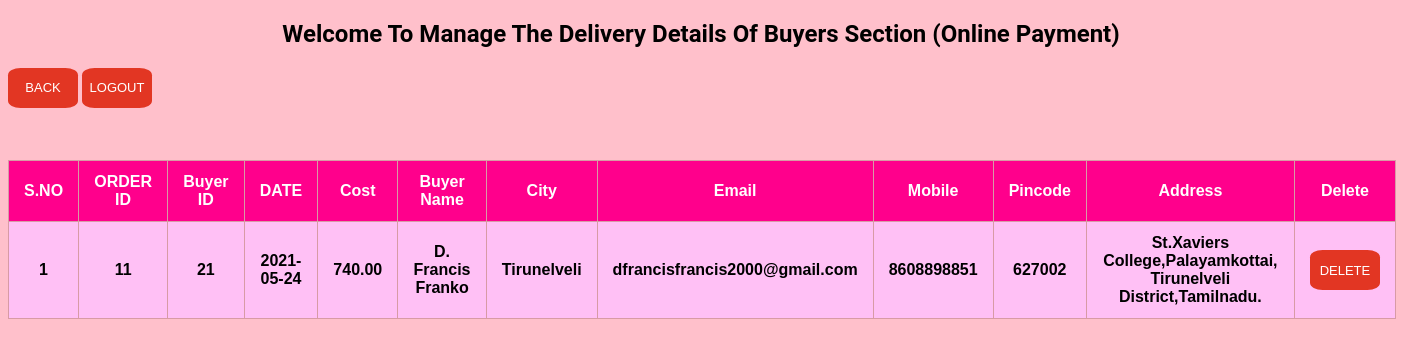
The page /Admin/boptransaction_view.php on the database as committed earlier.
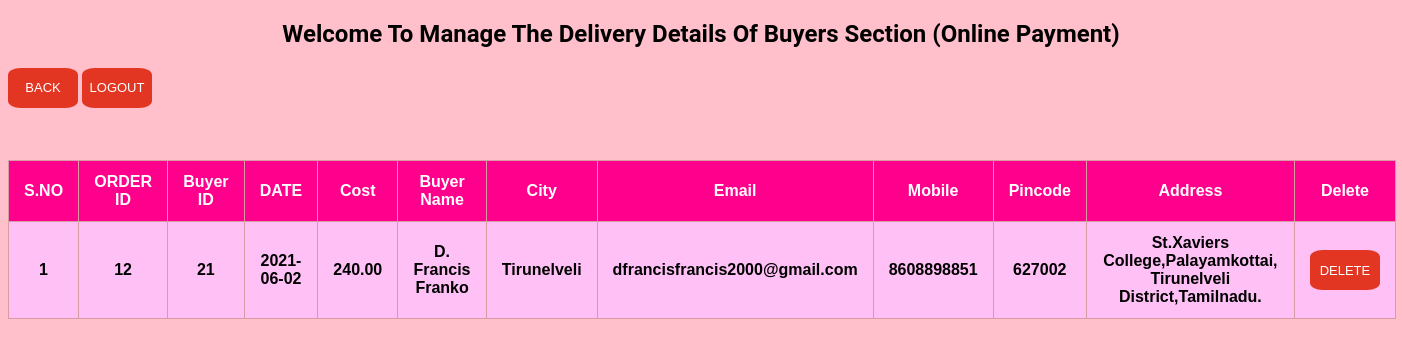
The same page on the database as committed later.
### tables this page shows
CREATE TABLE `boptransaction` (
  `tid` int(10) NOT NULL,
  `bid` int(10) NOT NULL,
  `dod` date DEFAULT NULL,
  `cost` text NOT NULL,
  `name` varchar(255) NOT NULL,
  `city` varchar(255) NOT NULL,
  `mobile` varchar(255) NOT NULL,
  `email` varchar(255) NOT NULL,
  `pincode` varchar(255) NOT NULL,
  `addr` varchar(255) NOT NULL
);

### Admin/boptransaction_view.php (the view, shortened to what this page needs)
<!DOCTYPE html>
<html>
<head>
</head>
<body>
<h2> Welcome To Manage The Delivery Details Of Buyers Section (Online Payment)</h2>
<a href="panel.php"><button class="btn2">Back</button></a>
<a href="logout.php"><button class="btn2">Logout</button></a>
<div class="form">
<table>
<thead>
<tr>
<th><strong>S.NO</strong></th>
<th><strong>ORDER ID</strong></th>
<th><strong>Buyer ID</strong></th>
<th><strong>DATE</strong></th>
<th><strong>Cost</strong></th>
<th><strong>Buyer Name</strong></th>
<th><strong>City</strong></th>
<th><strong>Email</strong></th>
<th><strong>Mobile</strong></th>
<th><strong>Pincode</strong></th>
<th><strong>Address</strong></th>
<th><strong>Delete</strong></th>
</tr>
</thead>
<tbody>
<?php
$con = mysqli_connect('localhost','root','');
mysqli_select_db($con, 'agroculture');
$count=1;
$sel_query="Select * from boptransaction ";
$result= mysqli_query($con, $sel_query);
while($row=mysqli_fetch_assoc($result)){ ?>
<tr>
<td data-label="S.NO" align="center"><?php echo $count; ?> </td>
<td data-label="ORDER ID" align="center"><?php echo $row["tid"]; ?> </td>
<td data-label="Buyer ID" align="center"><?php echo $row["bid"]; ?> </td>
<td data-label="DATE" align="center"><?php echo $row["dod"]; ?> </td>
<td data-label="Cost" align="center"><?php echo $row["cost"]; ?> </td>
<td data-label="Buyer Name" align="center"><?php echo $row["name"]; ?> </td>
<td data-label="City" align="center"><?php echo $row["city"]; ?> </td>
<td data-label="Email" align="center"><?php echo $row["email"]; ?> </td>
<td data-label="Mobile" align="center"><?php echo $row["mobile"]; ?> </td>
<td data-label="Pincode" align="center"><?php echo $row["pincode"]; ?> </td>
<td data-label="Address" align="center"><?php echo $row["addr"]; ?> </td>
<td data-label="Delete" align="center"><a href="boptdelete.php?tid=<?php echo $row['tid']; ?> "><button class="btn2">Delete</button></a></td>
</tr>
<?php $count++; } ?>
</tbody>
</table>
</div>
</body>
</html>

Rows that differ between the two databases and show on the page:
removed boptransaction: tid "11", bid "21", dod "2021-05-24", cost "740.00", name "D. Francis Franko", city "Tirunelveli", email "dfrancisfrancis2000@gmail.com", mobile "8608898851", pincode "627002", addr "St.Xaviers College,Palayamkottai, Tirunelveli District,Tamilnadu."
added boptransaction: tid "12", bid "21", dod "2021-06-02", cost "240.00", name "D. Francis Franko", city "Tirunelveli", email "dfrancisfrancis2000@gmail.com", mobile "8608898851", pincode "627002", addr "St.Xaviers College,Palayamkottai, Tirunelveli District,Tamilnadu."
